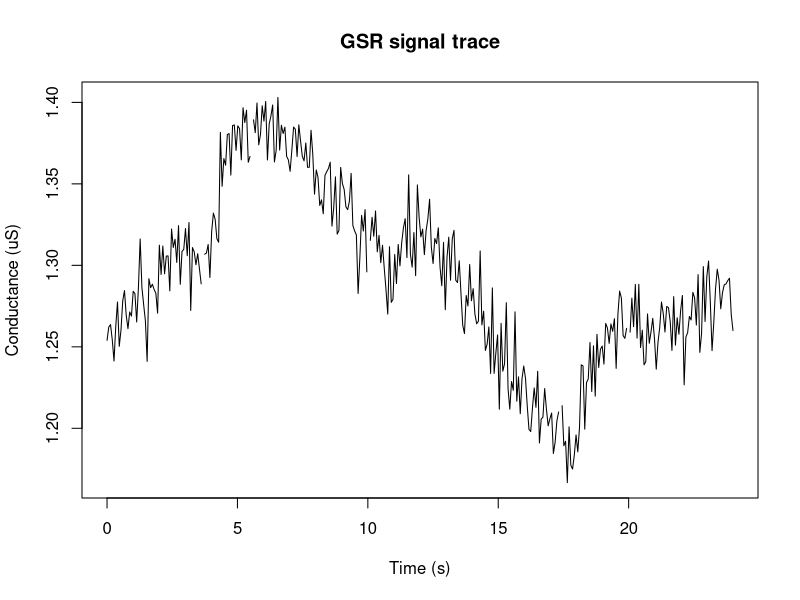
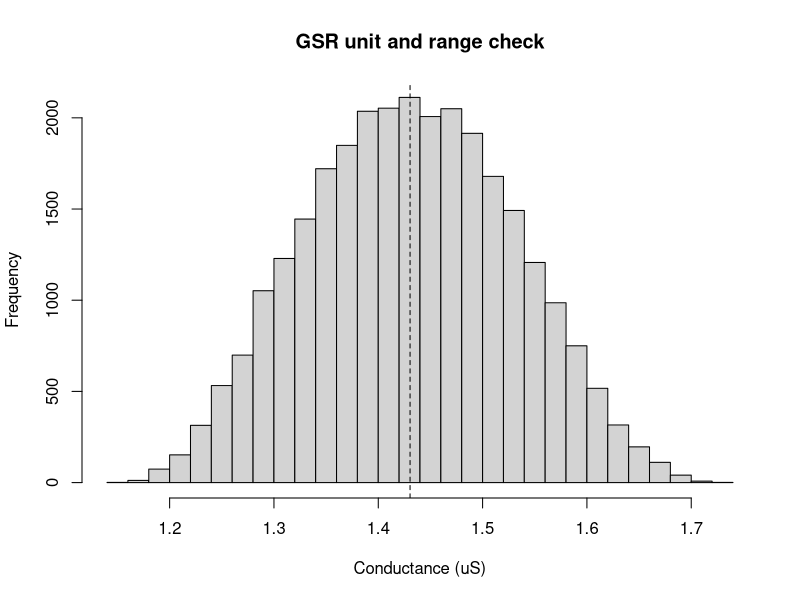
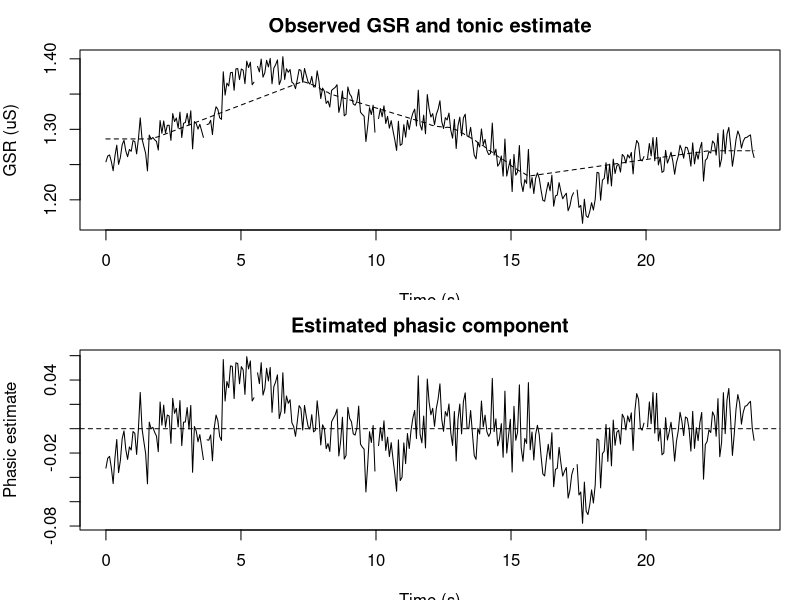
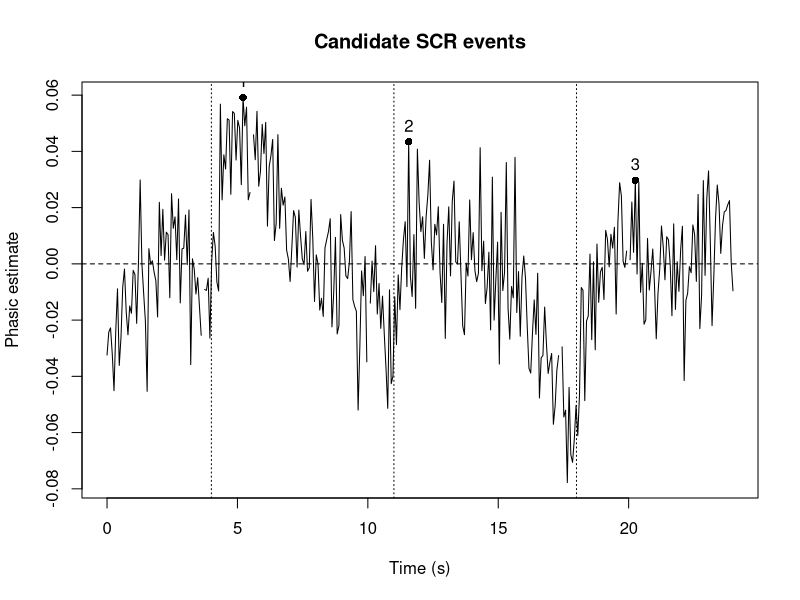
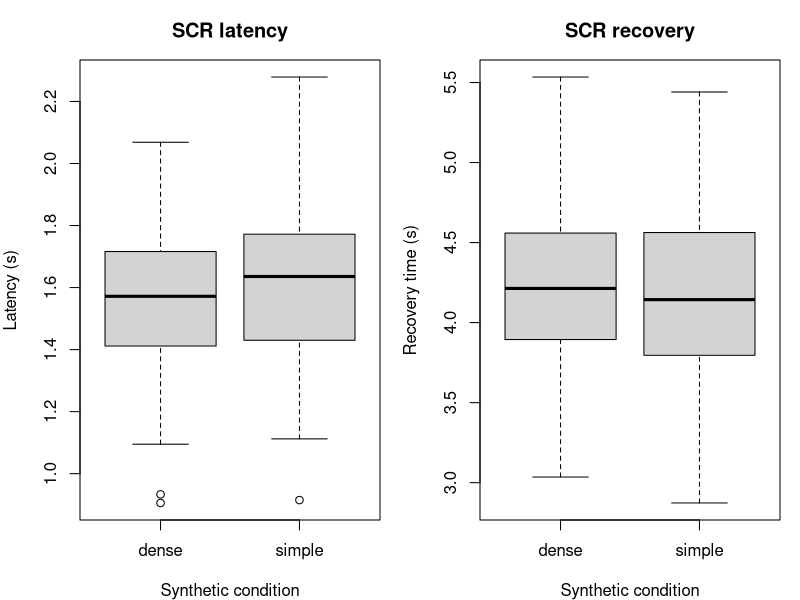
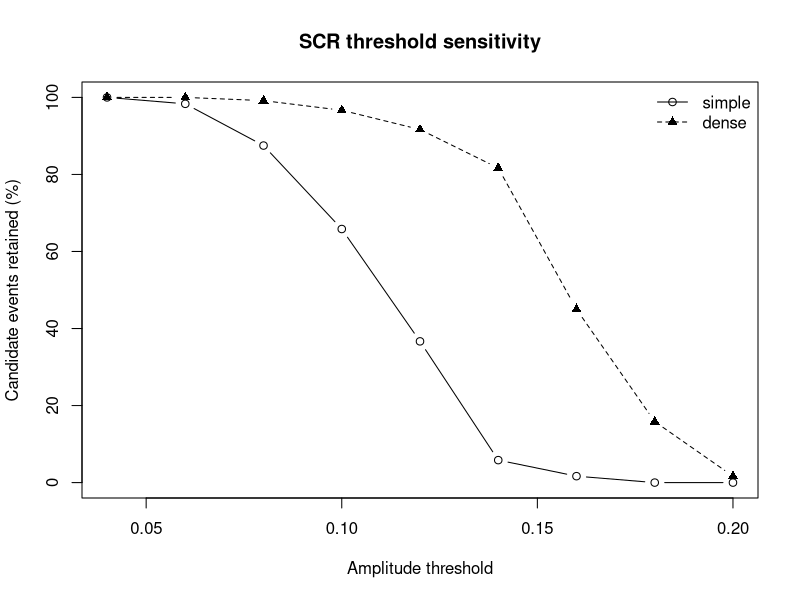
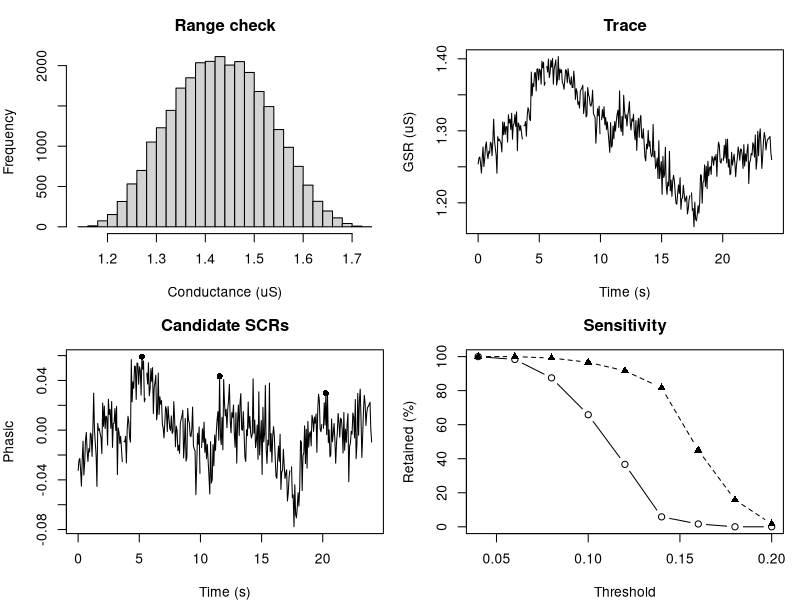

These charts were generated, in order, by the following R code:
## ---- chunk 1
knitr::opts_chunk$set(
  collapse = TRUE,
  comment = "#>",
  fig.width = 7,
  fig.height = 4.6,
  dpi = 96
)
set.seed(20260710)
## ---- chunk 2
alpha_scr <- function(time_s, onset_s, amplitude, rise = 1.1, decay = 3.4) {
  x <- pmax(0, time_s - onset_s)
  response <- amplitude * (exp(-x / decay) - exp(-x / rise))
  response[x <= 0] <- 0
  response
}

participants <- sprintf("P%02d", 1:8)
trials <- seq_len(10)
samples_per_trial <- 360
time_s <- seq(0, 24, length.out = samples_per_trial)

trial_grid <- expand.grid(
  participant_id = participants,
  trial_id = trials,
  KEEP.OUT.ATTRS = FALSE,
  stringsAsFactors = FALSE
)

make_trial <- function(participant_id, trial_id) {
  condition <- ifelse(trial_id %% 2 == 0, "dense", "simple")
  participant_shift <- match(participant_id, participants) / 30
  trial_shift <- trial_id / 120
  tonic <- 1.2 + participant_shift + trial_shift + 0.08 * sin(2 * pi * time_s / 24)
  event_onsets <- c(4, 11, 18)
  amplitude_base <- ifelse(condition == "dense", 0.16, 0.11)
  amplitudes <- amplitude_base + rnorm(length(event_onsets), 0, 0.015)
  phasic <- Reduce(`+`, Map(function(onset, amp) alpha_scr(time_s, onset, amp), event_onsets, amplitudes))
  gsr_us <- tonic + phasic + rnorm(length(time_s), 0, 0.015)
  missing <- runif(length(time_s)) < ifelse(condition == "dense", 0.012, 0.007)
  gsr_us[missing] <- NA_real_
  data.frame(
    participant_id = participant_id,
    trial_id = trial_id,
    condition = condition,
    time_s = time_s,
    gsr_us = gsr_us,
    tonic_true = tonic,
    phasic_true = phasic,
    stringsAsFactors = FALSE
  )
}

eda <- do.call(
  rbind,
  Map(make_trial, trial_grid$participant_id, trial_grid$trial_id)
)

head(eda)
## ---- chunk 3
one_trial <- eda[eda$participant_id == "P01" & eda$trial_id == 2, ]

plot(
  one_trial$time_s,
  one_trial$gsr_us,
  type = "l",
  xlab = "Time (s)",
  ylab = "Conductance (uS)",
  main = "GSR signal trace"
)
## ---- chunk 4
hist(
  eda$gsr_us,
  breaks = 30,
  xlab = "Conductance (uS)",
  main = "GSR unit and range check"
)
abline(v = median(eda$gsr_us, na.rm = TRUE), lty = 2)
## ---- chunk 5
smooth_tonic <- stats::filter(one_trial$gsr_us, rep(1 / 51, 51), sides = 2)
smooth_tonic <- as.numeric(smooth_tonic)
smooth_tonic[is.na(smooth_tonic)] <- approx(
  x = which(!is.na(smooth_tonic)),
  y = smooth_tonic[!is.na(smooth_tonic)],
  xout = which(is.na(smooth_tonic)),
  rule = 2
)$y

phasic_est <- one_trial$gsr_us - smooth_tonic

op <- par(mfrow = c(2, 1), mar = c(3.5, 4, 2.5, 1))
plot(one_trial$time_s, one_trial$gsr_us, type = "l", xlab = "Time (s)", ylab = "GSR (uS)", main = "Observed GSR and tonic estimate")
lines(one_trial$time_s, smooth_tonic, lty = 2)
plot(one_trial$time_s, phasic_est, type = "l", xlab = "Time (s)", ylab = "Phasic estimate", main = "Estimated phasic component")
abline(h = 0, lty = 2)
par(op)
## ---- chunk 6
event_onsets <- c(4, 11, 18)
candidate_events <- do.call(
  rbind,
  lapply(event_onsets, function(onset) {
    idx <- which(one_trial$time_s >= onset & one_trial$time_s <= onset + 5)
    peak_idx <- idx[which.max(phasic_est[idx])]
    data.frame(
      onset_s = onset,
      peak_s = one_trial$time_s[peak_idx],
      amplitude = phasic_est[peak_idx],
      stringsAsFactors = FALSE
    )
  })
)
candidate_events$latency_s <- candidate_events$peak_s - candidate_events$onset_s

plot(
  one_trial$time_s,
  phasic_est,
  type = "l",
  xlab = "Time (s)",
  ylab = "Phasic estimate",
  main = "Candidate SCR events"
)
abline(h = 0, lty = 2)
abline(v = candidate_events$onset_s, lty = 3)
points(candidate_events$peak_s, candidate_events$amplitude, pch = 16)
text(candidate_events$peak_s, candidate_events$amplitude, labels = seq_len(nrow(candidate_events)), pos = 3)
candidate_events
## ---- chunk 7
event_summary <- do.call(
  rbind,
  lapply(seq_len(nrow(trial_grid)), function(i) {
    condition <- ifelse(trial_grid$trial_id[i] %% 2 == 0, "dense", "simple")
    amplitude_base <- ifelse(condition == "dense", 0.16, 0.11)
    data.frame(
      participant_id = trial_grid$participant_id[i],
      trial_id = trial_grid$trial_id[i],
      condition = condition,
      event = seq_along(event_onsets),
      onset_s = event_onsets,
      amplitude = pmax(0.02, amplitude_base + rnorm(length(event_onsets), 0, 0.025)),
      latency_s = pmax(0.4, 1.6 + rnorm(length(event_onsets), 0, 0.25)),
      recovery_s = pmax(1.0, 4.2 + rnorm(length(event_onsets), 0, 0.55)),
      stringsAsFactors = FALSE
    )
  })
)

op <- par(mfrow = c(1, 2), mar = c(4, 4, 3, 1))
boxplot(latency_s ~ condition, data = event_summary, xlab = "Synthetic condition", ylab = "Latency (s)", main = "SCR latency")
boxplot(recovery_s ~ condition, data = event_summary, xlab = "Synthetic condition", ylab = "Recovery time (s)", main = "SCR recovery")
par(op)
## ---- chunk 8
thresholds <- seq(0.04, 0.20, by = 0.02)
sens <- do.call(
  rbind,
  lapply(thresholds, function(th) {
    aggregate(
      event_summary$amplitude >= th,
      by = list(condition = event_summary$condition),
      FUN = mean
    ) |>
      transform(threshold = th)
  })
)
names(sens)[2] <- "detection_rate"

simple <- sens[sens$condition == "simple", ]
dense <- sens[sens$condition == "dense", ]

plot(
  simple$threshold,
  simple$detection_rate * 100,
  type = "b",
  ylim = c(0, 100),
  xlab = "Amplitude threshold",
  ylab = "Candidate events retained (%)",
  main = "SCR threshold sensitivity"
)
lines(dense$threshold, dense$detection_rate * 100, type = "b", pch = 17, lty = 2)
legend("topright", legend = c("simple", "dense"), lty = c(1, 2), pch = c(1, 17), bty = "n")
## ---- chunk 9
op <- par(mfrow = c(2, 2), mar = c(4, 4, 3, 1))

hist(eda$gsr_us, breaks = 25, xlab = "Conductance (uS)", main = "Range check")

plot(one_trial$time_s, one_trial$gsr_us, type = "l", xlab = "Time (s)", ylab = "GSR (uS)", main = "Trace")

plot(one_trial$time_s, phasic_est, type = "l", xlab = "Time (s)", ylab = "Phasic", main = "Candidate SCRs")
points(candidate_events$peak_s, candidate_events$amplitude, pch = 16)

plot(simple$threshold, simple$detection_rate * 100, type = "b", ylim = c(0, 100), xlab = "Threshold", ylab = "Retained (%)", main = "Sensitivity")
lines(dense$threshold, dense$detection_rate * 100, type = "b", pch = 17, lty = 2)

par(op)
## ---- chunk 10
helper_map <- data.frame(
  task = c(
    "GSR unit audit",
    "EDA decomposition",
    "SCR event detection",
    "Latency and recovery summaries",
    "Threshold sensitivity",
    "Report outputs"
  ),
  representative_helpers = c(
    "audit_gazepoint_gsr_units(); convert_gazepoint_gsr_to_conductance()",
    "decompose_gazepoint_eda(); plot_gazepoint_eda_decomposition()",
    "detect_gazepoint_scr_events(); detect_gazepoint_scr_peaks(); plot_gazepoint_scr_events()",
    "compute_gazepoint_scr_latency(); extract_gazepoint_scr_recovery_times()",
    "run_gazepoint_scr_threshold_sensitivity(); plot_gazepoint_scr_specification_curve()",
    "create_gazepoint_qc_supplement(); create_gazepoint_biometrics_report_tables()"
  ),
  stringsAsFactors = FALSE
)

knitr::kable(helper_map)
